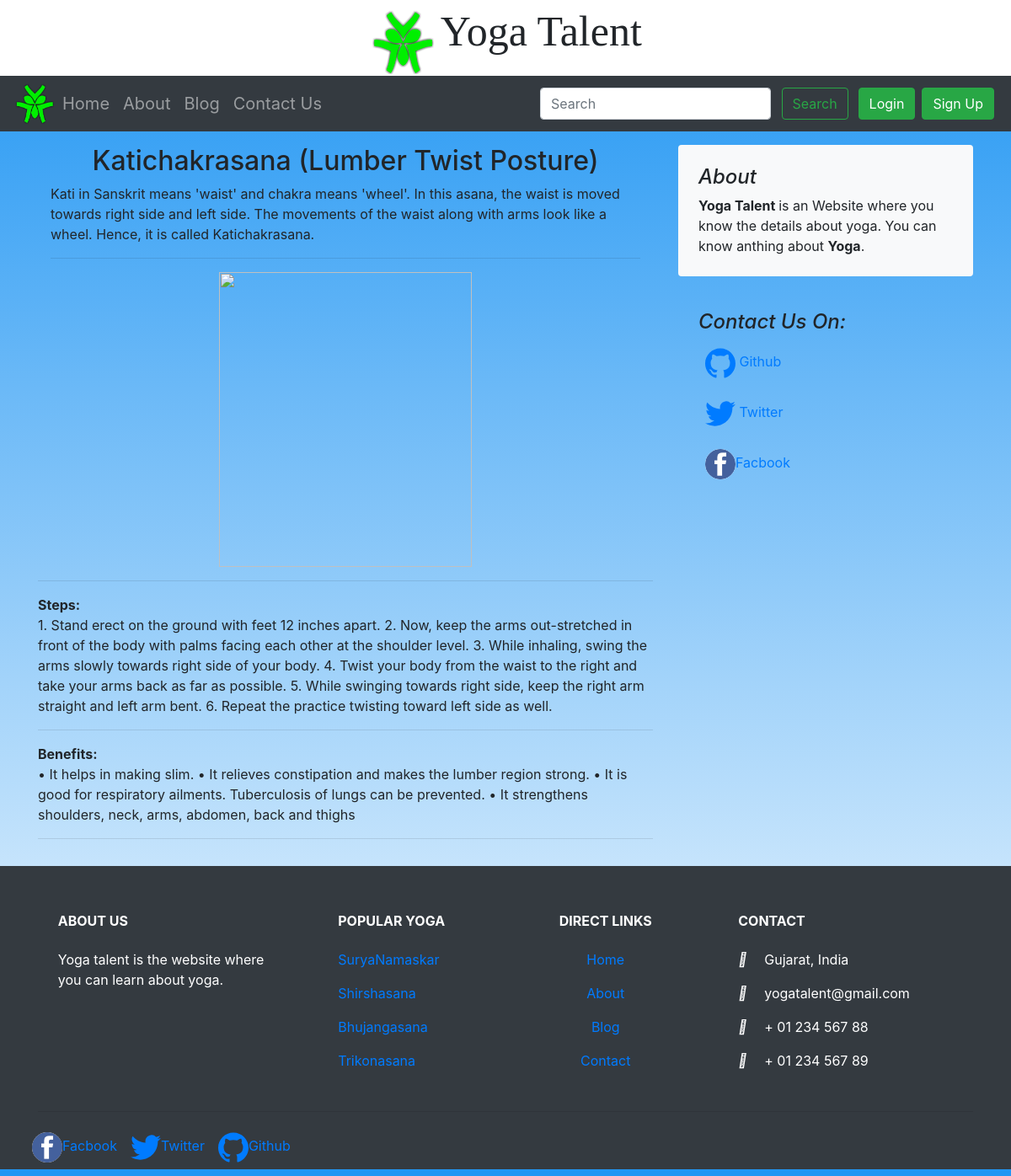
Page /blog/_katichakrasana on the committed database.
### blog/models.py (models this page shows, shortened)
class Post(models.Model):
    sno = models.AutoField(primary_key=True)
    title = models.CharField(max_length=500)
    content = models.TextField()
    slug = models.CharField(max_length=150)
    steps= models.TextField()
    benefit = models.TextField()
    image = models.ImageField(blank = True)
    image1 = models.ImageField(blank = True)
    image2= models.ImageField(blank = True)
    image3 = models.ImageField(blank = True)
    image4= models.ImageField(blank = True)

### blog/views.py (the view)
# urls.py: path('<str:slug>', views.blogPost, name='blogPost'),
def blogPost(request, slug):
    post = Post.objects.filter(slug=slug).first()
    comments = BlogComment.objects.filter(post=post, parent=None)
    replies = BlogComment.objects.filter(post=post).exclude(parent=None)
    replyDict={}
    for reply in replies:
        if reply.parent.sno not in replyDict.keys():
            replyDict[reply.parent.sno] = [reply]
        else:
            replyDict[reply.parent.sno].append(reply)
    context = {"post":post, 'comments':comments, 'user':request.user, 'replyDict':replyDict}
    return render(request, "blog/blogPost.html", context)

### templates/blog/blogPost.html (shortened to what this page needs)
{% extends 'base.html' %}
{% block body %}
{% load static %}
<div class="container my-3">
        <div class="row mt-3">
                <div class="col-md-8 blog-main">
                        <div class="blog-post">
                        <h2 class="blog-post-title" align="center">{{post.title}}</h2>
                            <div class="container">
                                    <p>{{post.content|safe}}</p><hr></div>
                            <div class="col-auto d-none d-lg-block m-3" align="center">
                                    <img src="{% static 'images/{{post.image}}' %}" width="300px" height="350px">
                            </div>
                            <hr>
                            <b>Steps:</b><p>{{post.steps}}</p><hr>
                            <b>Benefits:</b><p>{{post.benefit}}</p><hr>
                        </div>
                </div>
                <aside class="col-md-4 blog-sidebar">
                  <div class="p-4 mb-3 bg-light rounded">
                    <h4 class="font-italic">About</h4>
                    <p class="mb-0"> <strong>Yoga Talent </strong>is an Website where you know the details about yoga. You can know anthing about <strong>Yoga</strong>. </p>
                  </div>
                  <div class="p-4">
                    <h4 class="font-italic">Contact Us On:</h4>
                    <ol class="list-unstyled">
                      <li class="nav-item">
                        <a class="nav-link px-1 mx-1 py-3 my-n2" href="https://github.com/twbs" target="_blank" rel="noopener" aria-label="GitHub">
                        Github</a>
                      </li>
                      <li class="nav-item">
                        <a class="nav-link px-1 mx-1 py-3 my-n2" href="https://twitter.com/getbootstrap" target="_blank" rel="noopener" aria-label="Twitter">
                        Twitter</a>
                      </li>
                      <li class="nav-item">
                        <a class="nav-link px-1 mx-1 py-3 my-n2" href="https://facebook.com" target="_blank" rel="noopener" aria-label="Facebook">
                          <img  src="{% static 'icons/facebook.jpg' %}" style="border-radius:50%"  width="36" height="36"  viewBox="0 0 512 416.32" role="img"><title>Facebook</title></img>Facbook</a>
                      </li>
                    </ol>
                  </div>
                </aside>
        </div>
</div>
{% endblock %}

### yoga/static/css/home.css (style rules this page uses)
body { background: linear-gradient(0deg,#fff, #2196F3); }

### yoga/static/css/contact.css (style rules this page uses)
* { box-sizing: border-box; }
.row:after { content: ""; display: table; clear: both; }

### yoga/static/css/about.css (style rules this page uses)
.row { display: -ms-flexbox; display: flex; -ms-flex-wrap: wrap; flex-wrap: wrap; }

### rows in the picture
Post: title "Katichakrasana (Lumber Twist Posture)", content "Kati in Sanskrit means 'waist' and chakra means 'wheel'. In this asana, the waist is moved towards right side and left side. The movements of the waist along with arms look like a wheel. Hence, it is called Katichakrasana.", steps "1. Stand erect on the ground with feet 12 inches apart. 2. Now, keep the arms out-stretched in front of the body with palms facing each other at the shoulder level. 3. While inhaling, swing the arms slowly towards right side of your body. 4. Twist your body from the waist to the right and take your arms back as far as possible. 5. While swinging towards right side, keep the right arm straight and left arm bent. 6. Repeat the practice twisting toward left side as well.", benefit "• It helps in making slim. • It relieves constipation and makes the lumber region strong. • It is good for respiratory ailments. Tuberculosis of lungs can be prevented. • It strengthens shoulders, neck, arms, abdomen, back and thighs"
